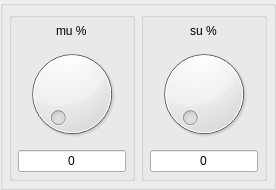
                <widget class="QGroupBox" name="groupbox_mu_su">
                 <layout class="QGridLayout" name="grid_su">
                  <property name="leftMargin">
                   <number>6</number>
                  </property>
                  <property name="topMargin">
                   <number>6</number>
                  </property>
                  <property name="rightMargin">
                   <number>6</number>
                  </property>
                  <property name="bottomMargin">
                   <number>6</number>
                  </property>
                  <item row="0" column="0">
                   <widget class="QGroupBox" name="groupBox_mu_slider">
                    <property name="flat">
                     <bool>true</bool>
                    </property>
                    <layout class="QVBoxLayout" name="verticalLayout_8">
                     <property name="leftMargin">
                      <number>6</number>
                     </property>
                     <property name="topMargin">
                      <number>6</number>
                     </property>
                     <property name="rightMargin">
                      <number>6</number>
                     </property>
                     <property name="bottomMargin">
                      <number>6</number>
                     </property>
                     <item alignment="Qt::AlignHCenter">
                      <widget class="QLabel" name="label_mu">
                       <property name="sizePolicy">
                        <sizepolicy hsizetype="Fixed" vsizetype="Fixed">
                         <horstretch>0</horstretch>
                         <verstretch>0</verstretch>
                        </sizepolicy>
                       </property>
                       <property name="text">
                        <string>mu %</string>
                       </property>
                      </widget>
                     </item>
                     <item alignment="Qt::AlignHCenter">
                      <widget class="QDial" name="mu_slider">
                       <property name="sizePolicy">
                        <sizepolicy hsizetype="Fixed" vsizetype="Minimum">
                         <horstretch>0</horstretch>
                         <verstretch>0</verstretch>
                        </sizepolicy>
                       </property>
                       <property name="maximum">
                        <number>100</number>
                       </property>
                      </widget>
                     </item>
                     <item alignment="Qt::AlignHCenter">
                      <widget class="QLineEdit" name="lineEdit_affichage_mu">
                       <property name="text">
                        <string>0</string>
                       </property>
                       <property name="alignment">
                        <set>Qt::AlignCenter</set>
                       </property>
                      </widget>
                     </item>
                    </layout>
                   </widget>
                  </item>
                  <item row="0" column="1">
                   <widget class="QGroupBox" name="groupBox_su_slider">
                    <property name="flat">
                     <bool>true</bool>
                    </property>
                    <layout class="QVBoxLayout" name="verticalLayout_9">
                     <property name="leftMargin">
                      <number>6</number>
                     </property>
                     <property name="topMargin">
                      <number>6</number>
                     </property>
                     <property name="rightMargin">
                      <number>6</number>
                     </property>
                     <property name="bottomMargin">
                      <number>6</number>
                     </property>
                     <item alignment="Qt::AlignHCenter">
                      <widget class="QLabel" name="label_su">
                       <property name="sizePolicy">
                        <sizepolicy hsizetype="Fixed" vsizetype="Fixed">
                         <horstretch>0</horstretch>
                         <verstretch>0</verstretch>
                        </sizepolicy>
                       </property>
                       <property name="text">
                        <string>su %</string>
                       </property>
                      </widget>
                     </item>
                     <item alignment="Qt::AlignHCenter">
                      <widget class="QDial" name="su_slider">
                       <property name="sizePolicy">
                        <sizepolicy hsizetype="Fixed" vsizetype="Minimum">
                         <horstretch>0</horstretch>
                         <verstretch>0</verstretch>
                        </sizepolicy>
                       </property>
                       <property name="maximum">
                        <number>100</number>
                       </property>
                       <property name="notchTarget">
                        <double>3.700000000000000</double>
                       </property>
                      </widget>
                     </item>
                     <item alignment="Qt::AlignHCenter">
                      <widget class="QLineEdit" name="lineEdit_affichage_su">
                       <property name="text">
                        <string>0</string>
                       </property>
                       <property name="alignment">
                        <set>Qt::AlignCenter</set>
                       </property>
                      </widget>
                     </item>
                    </layout>
                   </widget>
                  </item>
                 </layout>
                </widget>
